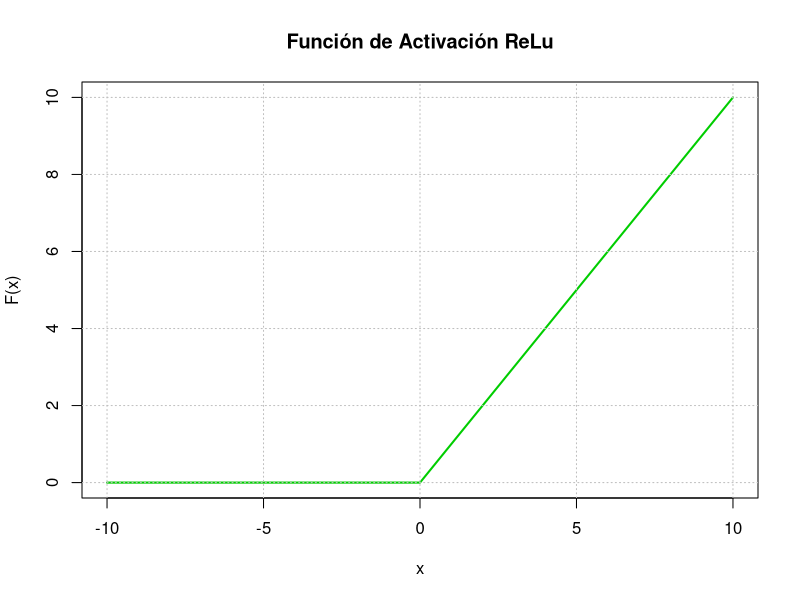
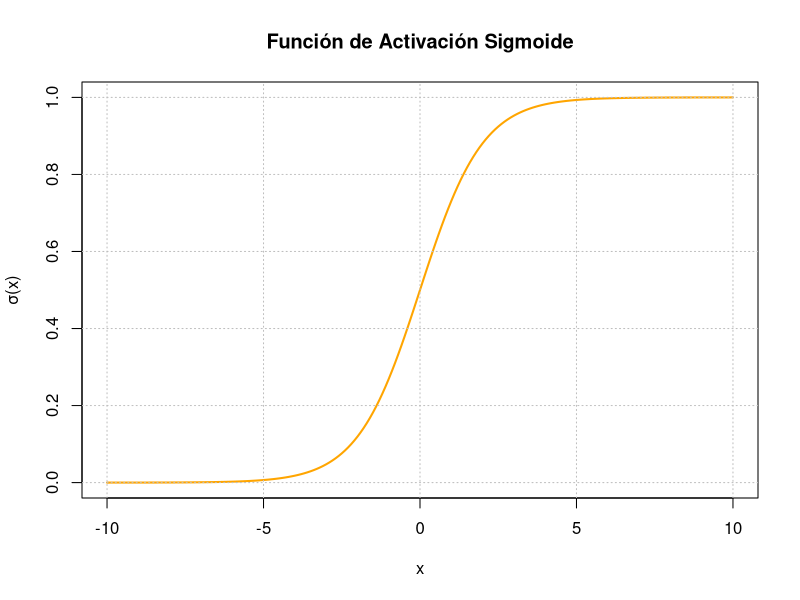
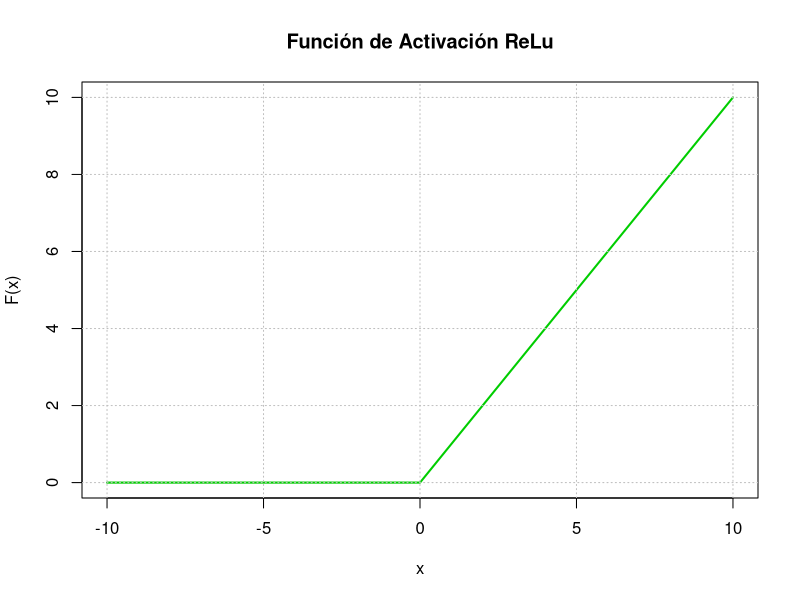
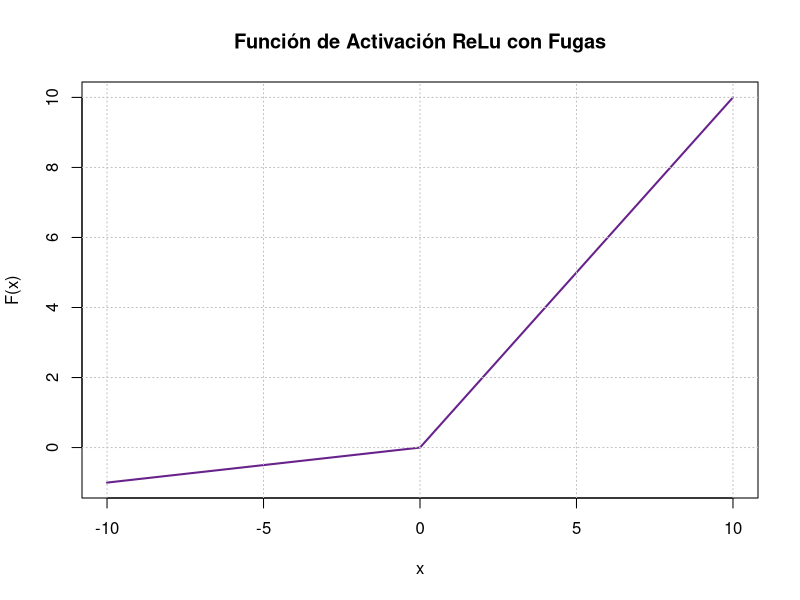
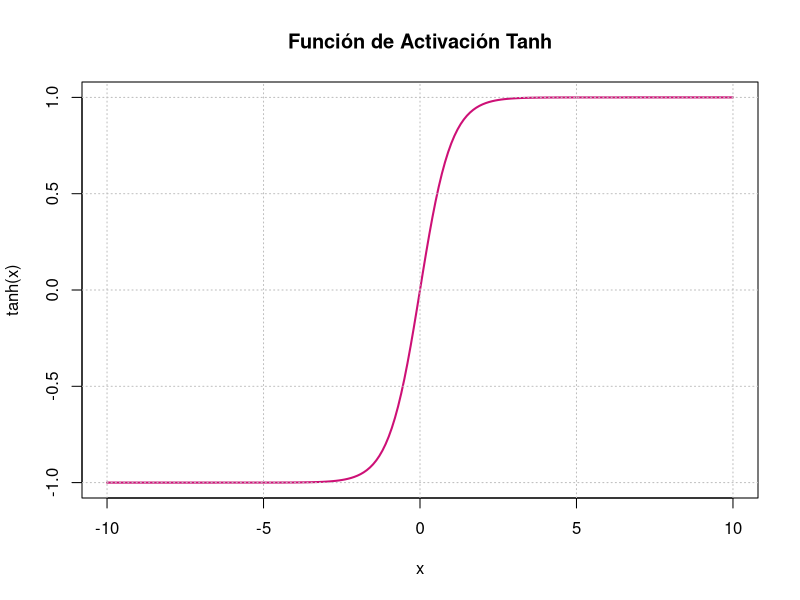
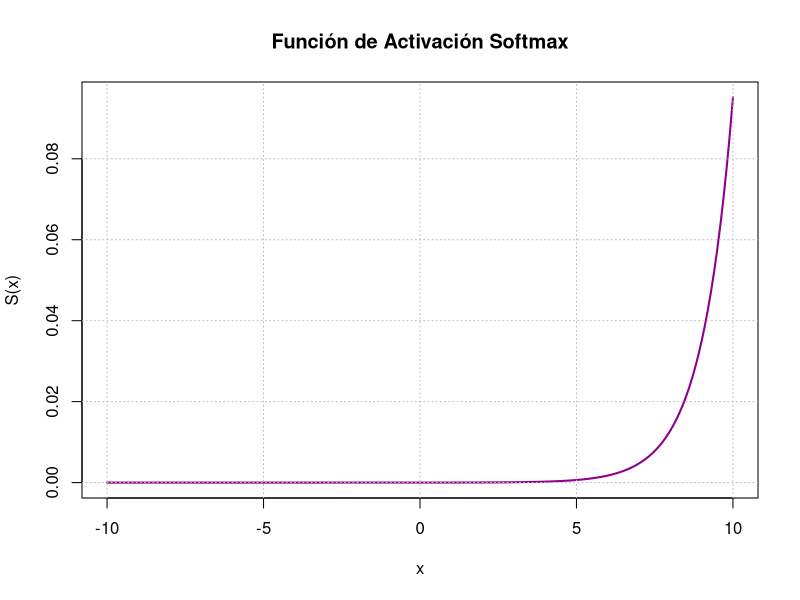

These figures' R source, in order:
## ---- chunk 1
#| label: fig-fact
#| fig-cap: "Funciones de activación."
#| fig-subcap:
#|   - "ReLu"
#|   - "Sigmoide"
#|   - "Tangente hiperbólica"
#|   - "Softmax"
#|   - "ReLu con fugas"
#| layout-ncol: 3
#| layout-nrow: 2


# ------- ReLu -------
ReLu = function(x) { max(0,x) }
x = seq(-10, 10, by = 0.1)
y = sapply(x, ReLu)
plot(x, y, type = "l", lwd = 2, col = "green3", xlab = "x", ylab = "F(x)",
     main = "Función de Activación ReLu")
grid(col = "gray")


# ------- Sigmoide -------
sigmoid = function(x) { 1 / (1 + exp(-x)) }
x = seq(-10, 10, by = 0.1)
y = sigmoid(x)
plot(x, y, type = "l", lwd = 2, col = "orange", xlab = "x", ylab = "σ(x)",
     main = "Función de Activación Sigmoide")
grid(col = "gray")

# ------- ReLu -------
ReLu = function(x) { max(0,x) }
x = seq(-10, 10, by = 0.1)
y = sapply(x, ReLu)
plot(x, y, type = "l", lwd = 2, col = "green3", xlab = "x", ylab = "F(x)",
     main = "Función de Activación ReLu")
grid(col = "gray")

# ------- Leaky ReLu -------
LReLu = function(x) { ifelse(x > 0, x, 0.1*x) }
x = seq(-10, 10, by = 0.1)
y = sapply(x, LReLu)
plot(x, y, type = "l", lwd = 2, col = "darkorchid4", xlab = "x", ylab = "F(x)",
     main = "Función de Activación ReLu con Fugas")
grid(col = "gray")

# ------- Tanh -------
Tan_h = function(x) { (exp(x)-exp(-x)) / (exp(x) + exp(-x)) }
x = seq(-10, 10, by = 0.1)
y = Tan_h(x)
plot(x, y, type = "l", lwd = 2, col = "deeppink3", xlab = "x", ylab = "tanh(x)",
     main = "Función de Activación Tanh")
grid(col = "gray")

# ------- Softmax -------
Softmax <- function(x) {exp(x)/sum(exp(x))}
x = seq(-10, 10, by = 0.1)
y = Softmax(x)
plot(x, y, type = "l", lwd = 2, col = "magenta4", xlab = "x", ylab = "S(x)",
     main = "Función de Activación Softmax")
grid(col = "gray")
